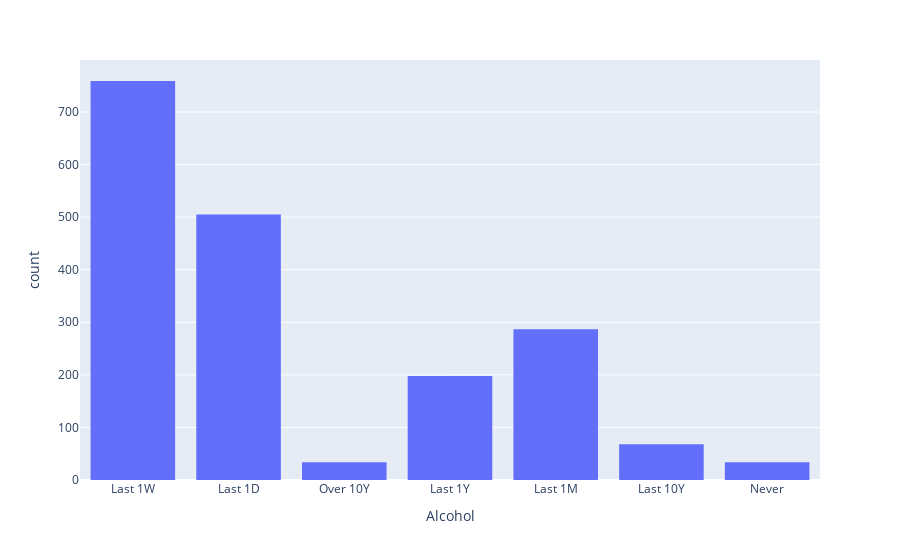
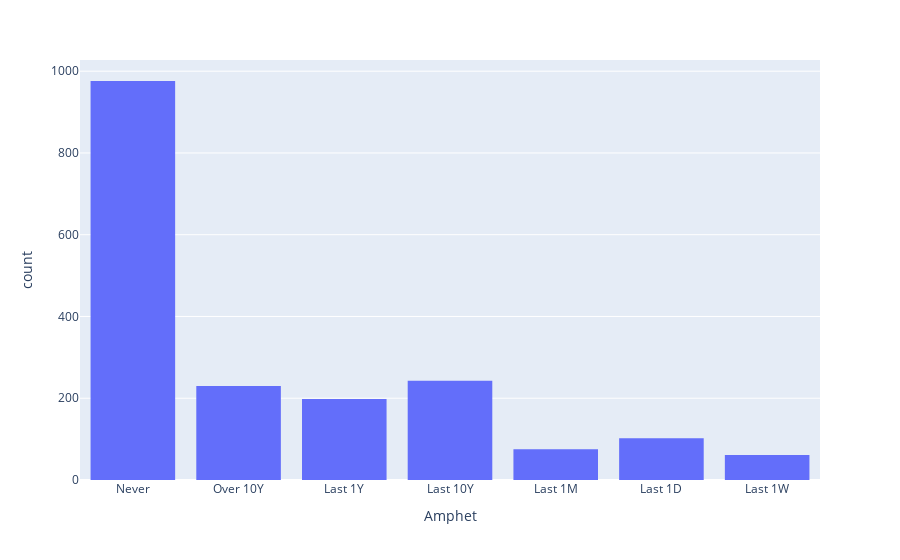
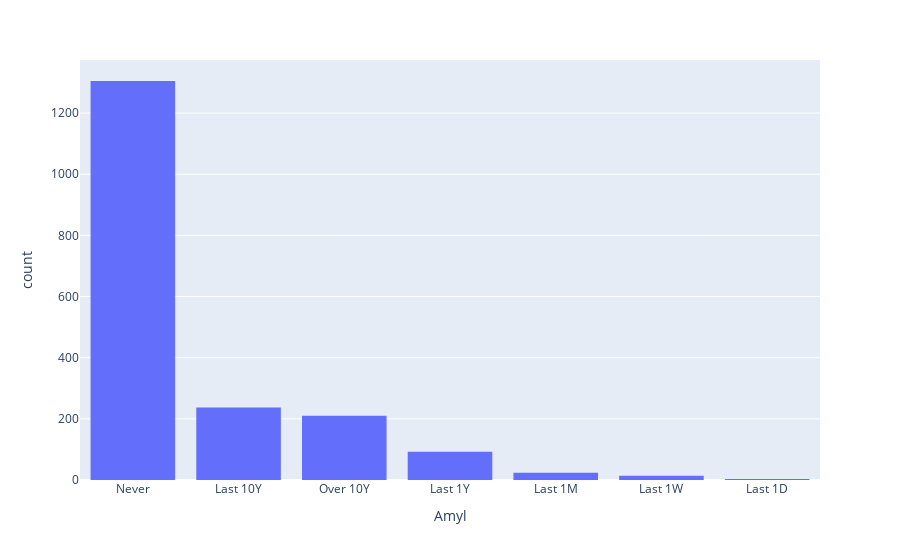
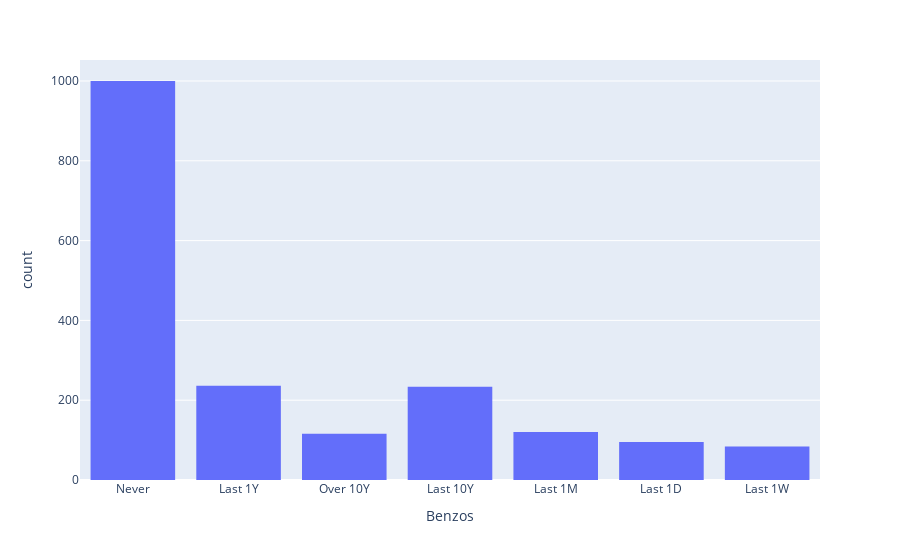

Source (notebook cell) for these figures, in order:
### Code cell
for col in drug_usage_cols:
    print(col)
    fig = px.histogram(df, x=col, category_orders=dict(d=["Never", "Over 10Y", "Last 10Y", "Last 1Y", "Last 1M", "Last 1W", "Last 1D"]))
    fig.show()

### Figure 1 — Plotly figure (JSON) as saved in the notebook; plotly's stock layout.template omitted (floating-point values rounded to 4 significant figures; data arrays with more than 128 entries replaced by an {"elided": "..."} marker saying what was removed)
{"data": [{"alignmentgroup": "True", "bingroup": "x", "hovertemplate": "Alcohol=%{x}<br>count=%{y}<extra></extra>", "legendgroup": "", "marker": {"color": "#636efa", "pattern": {"shape": ""}}, "name": "", "offsetgroup": "", "orientation": "v", "showlegend": false, "type": "histogram", "x": {"elided": "1885 str values"}, "xaxis": "x", "yaxis": "y"}], "layout": {"autosize": true, "barmode": "relative", "legend": {"tracegroupgap": 0}, "margin": {"t": 60}, "xaxis": {"anchor": "y", "autorange": true, "domain": [0, 1], "range": [-0.5, 6.5], "title": {"text": "Alcohol"}, "type": "category"}, "yaxis": {"anchor": "x", "autorange": true, "domain": [0, 1], "range": [0, 798.9], "title": {"text": "count"}}}}

### Figure 2 — Plotly figure (JSON) as saved in the notebook; plotly's stock layout.template omitted (floating-point values rounded to 4 significant figures; data arrays with more than 128 entries replaced by an {"elided": "..."} marker saying what was removed)
{"data": [{"alignmentgroup": "True", "bingroup": "x", "hovertemplate": "Amphet=%{x}<br>count=%{y}<extra></extra>", "legendgroup": "", "marker": {"color": "#636efa", "pattern": {"shape": ""}}, "name": "", "offsetgroup": "", "orientation": "v", "showlegend": false, "type": "histogram", "x": {"elided": "1885 str values"}, "xaxis": "x", "yaxis": "y"}], "layout": {"autosize": true, "barmode": "relative", "legend": {"tracegroupgap": 0}, "margin": {"t": 60}, "xaxis": {"anchor": "y", "autorange": true, "domain": [0, 1], "range": [-0.5, 6.5], "title": {"text": "Amphet"}, "type": "category"}, "yaxis": {"anchor": "x", "autorange": true, "domain": [0, 1], "range": [0, 1027.0], "title": {"text": "count"}}}}

### Figure 3 — Plotly figure (JSON) as saved in the notebook; plotly's stock layout.template omitted (floating-point values rounded to 4 significant figures; data arrays with more than 128 entries replaced by an {"elided": "..."} marker saying what was removed)
{"data": [{"alignmentgroup": "True", "bingroup": "x", "hovertemplate": "Amyl=%{x}<br>count=%{y}<extra></extra>", "legendgroup": "", "marker": {"color": "#636efa", "pattern": {"shape": ""}}, "name": "", "offsetgroup": "", "orientation": "v", "showlegend": false, "type": "histogram", "x": {"elided": "1885 str values"}, "xaxis": "x", "yaxis": "y"}], "layout": {"autosize": true, "barmode": "relative", "legend": {"tracegroupgap": 0}, "margin": {"t": 60}, "xaxis": {"anchor": "y", "autorange": true, "domain": [0, 1], "range": [-0.5, 6.5], "title": {"text": "Amyl"}, "type": "category"}, "yaxis": {"anchor": "x", "autorange": true, "domain": [0, 1], "range": [0, 1374.0], "title": {"text": "count"}}}}

### Figure 4 — Plotly figure (JSON) as saved in the notebook; plotly's stock layout.template omitted (floating-point values rounded to 4 significant figures; data arrays with more than 128 entries replaced by an {"elided": "..."} marker saying what was removed)
{"data": [{"alignmentgroup": "True", "bingroup": "x", "hovertemplate": "Benzos=%{x}<br>count=%{y}<extra></extra>", "legendgroup": "", "marker": {"color": "#636efa", "pattern": {"shape": ""}}, "name": "", "offsetgroup": "", "orientation": "v", "showlegend": false, "type": "histogram", "x": {"elided": "1885 str values"}, "xaxis": "x", "yaxis": "y"}], "layout": {"autosize": true, "barmode": "relative", "legend": {"tracegroupgap": 0}, "margin": {"t": 60}, "xaxis": {"anchor": "y", "autorange": true, "domain": [0, 1], "range": [-0.5, 6.5], "title": {"text": "Benzos"}, "type": "category"}, "yaxis": {"anchor": "x", "autorange": true, "domain": [0, 1], "range": [0, 1053.0], "title": {"text": "count"}}}}
